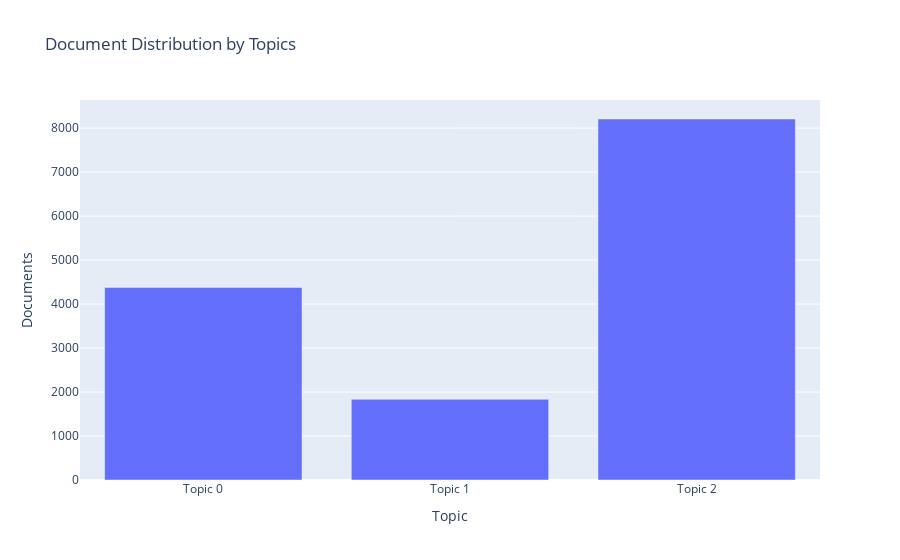

Write notebook code for a chart like this one.
### Code cell
plot_model(lda, plot = 'topic_distribution')

### Figure 1 — Plotly figure (JSON) as saved in the notebook; plotly's stock layout.template omitted (floating-point values rounded to 4 significant figures)
{"data": [{"alignmentgroup": "True", "customdata": [["customer, support, app, service, work, team, issue, get, review, help"], ["product, make, order, add, option, item, price, store, find, time"], ["app, use, great, easy, good, thank, recommend, really, help, work"]], "hovertemplate": "Topic=%{x}<br>Documents=%{y}<br>Keyword=%{customdata[0]}<extra></extra>", "legendgroup": "", "marker": {"color": "#636efa", "pattern": {"shape": ""}}, "name": "", "offsetgroup": "", "orientation": "v", "showlegend": false, "textposition": "auto", "type": "bar", "x": ["Topic 0", "Topic 1", "Topic 2"], "xaxis": "x", "y": [4377, 1833, 8206], "yaxis": "y"}], "layout": {"barmode": "relative", "legend": {"tracegroupgap": 0}, "title": {"text": "Document Distribution by Topics"}, "xaxis": {"anchor": "y", "domain": [0, 1], "title": {"text": "Topic"}}, "yaxis": {"anchor": "x", "domain": [0, 1], "title": {"text": "Documents"}}}}
